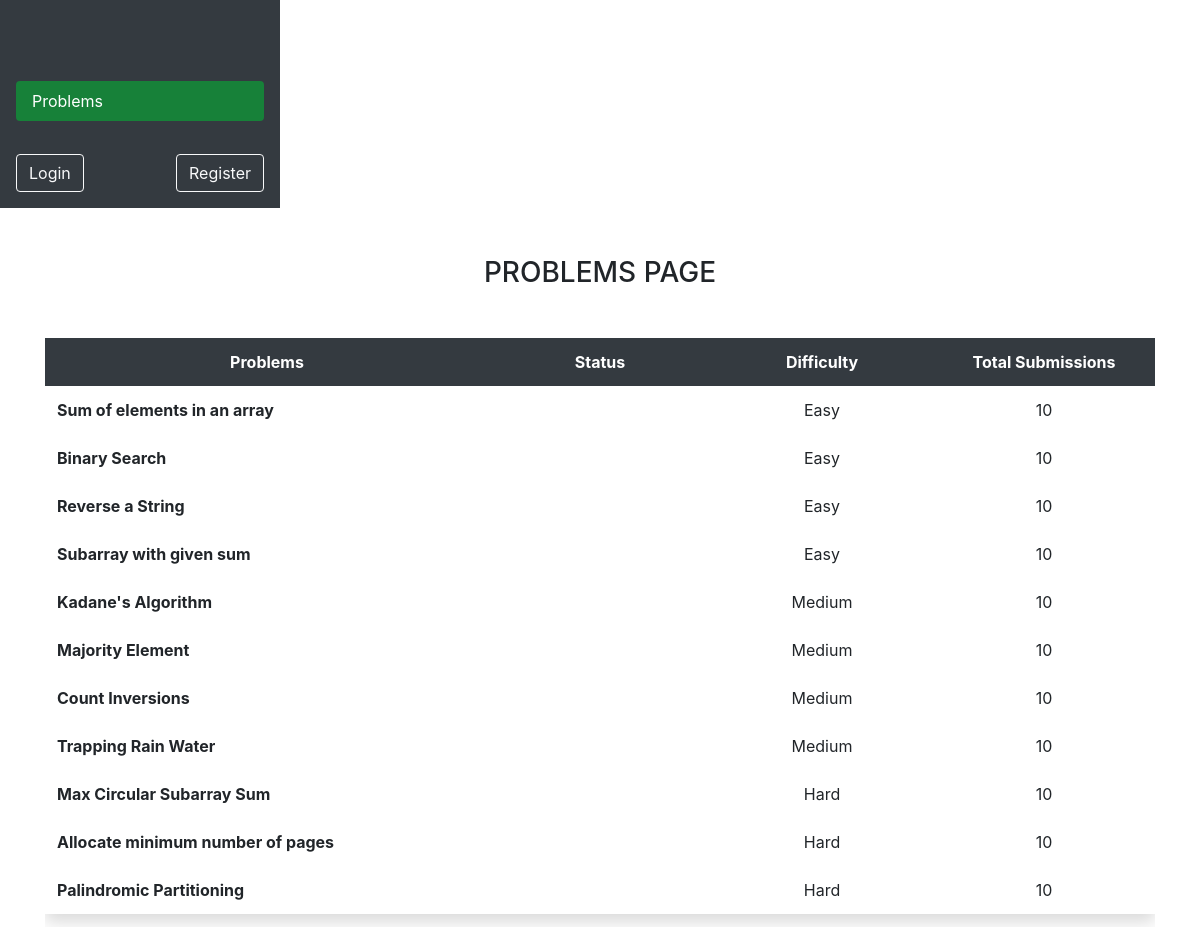
The page / on the database its author committed.
### online_judge/models.py (models this page shows, shortened)
class Problem(models.Model):
    name = models.CharField(max_length=200, unique=True)
    desc = models.TextField()
    difficulty = models.CharField(max_length=200)
    inputFile = models.CharField(max_length=500)
    outputFile = models.CharField(max_length=500)

### online_judge/views.py (the view)
# urls.py: path('', views.homePage, name='home'),
def homePage(request):
    problems = Problem.objects.all()
    submissions = Submission.objects.all().order_by("-timestamp")
    leaderboard = {}
    for user in User.objects.all():
        leaderboard[user.username] = Submission.objects.filter(userID=user.id).count()
    leaderboard = {key:leaderboard[key] for key in sorted(leaderboard, key=lambda v: v[1], reverse=True)}
    context = {'problems':problems, 'submissions':submissions, 'leaderboard':leaderboard, 'username':request.user.username}
    return render(request, 'problems-page.html', context)

### templates/problems-page.html (shortened to what this page needs)
<!DOCTYPE html>
<html lang="en">
<head>
  <link rel="stylesheet" href="https://cdn.jsdelivr.net/npm/bootstrap@4.6.1/dist/css/bootstrap.min.css" />
  <link rel="stylesheet" href="https://cdnjs.cloudflare.com/ajax/libs/intro.js/4.3.0/introjs.min.css" />
  <link rel="stylesheet" href="https://d1lrk9cp1c3gxw.cloudfront.net/static/main/assets/css/base.css" />
  <link rel="stylesheet" href="https://cdnjs.cloudflare.com/ajax/libs/highlight.js/9.15.6/styles/atom-one-dark.min.css" />
  <link rel="stylesheet" href="https://cdn.datatables.net/1.11.4/css/dataTables.bootstrap4.min.css" />
</head>
<body>
  <div class="vertical-nav d-flex flex-column flex-shrink-0 p-3 text-white bg-dark overflow-hidden" id="sidebar" style="width: 280px;">
    <a href="/" class="d-flex align-items-center mb-3 mb-md-0 me-md-auto text-white text-decoration-none">
      <svg class="bi me-2" width="40" height="32"><use xlink:href="#bootstrap"></use></svg>
    </a>
    <ul class="nav nav-pills flex-column mb-auto">
      <li class="nav-item">
        <a id="problems-tab" data-toggle="tab" href="#problems" role="tab" aria-controls="problems" aria-selected="true"
            class="nav-link text-white active">Problems</a>
      </li>
    </ul>
    <div class="d-flex justify-content-between">
      {% if username == "" %}
        <div class="text-end float-right">
          <a href=" {% url 'login' %} "><button type="button" class="btn btn-outline-light me-2">Login</button></a>
        </div>
        <div class="text-end float-right">
          <a href=" {% url 'register' %} "><button type="button" class="btn btn-outline-light me-2">Register</button></a>
        </div>
      {% endif %}
    </div>
  </div>
<div class="page-content mt-5" id="content">
<div class="container">
  <div class="row justify-content-center">
    <div class="col-sm-12">
      <h3 class="text-center text-uppercase mb-4 opacity-h">Problems Page</h3>
      <div id="myTab1Content" class="tab-content">
        <div id="problems" role="tabpanel" aria-labelledby="problems-tab" class="tab-pane fade py-4 show active">
            <div class="table-responsive">
              <table class="table table-borderless table-hover shadow">
              <thead class="text-center thead-dark">
                  <tr>
                    <th>Problems</th>
                    <th style="width: 20%;">Status</th>
                    <th style="width: 20%;">Difficulty</th>
                    <th style="width: 20%;">Total Submissions</th>
                  </tr>
                </thead>
                <tbody>
                    {% for problem in problems %}
                      <tr onclick="window.location='/problem/{{problem.id}}'">
                        <td><strong>{{problem.name}}</strong></td>
                        <td class="text-center"></td>
                        <td class="text-center">{{problem.difficulty}}</td>
                        <td class="text-center">10</td>
                    {% endfor %}
                </tbody>
              </table>
            </div>
        </div>
      </div>
    </div>
  </div>
</div>
</div>
</body>
</html>

### templates/problems-page.html (style rules this page uses)
.nav-pills .nav-link.active, .nav-pills .show>.nav-link { color: white !important; background-color: #178139; }

### rows shown on the page
Problem: name "Sum of elements in an array", difficulty "Easy"
Problem: name "Binary Search", difficulty "Easy"
Problem: name "Reverse a String", difficulty "Easy"
Problem: name "Subarray with given sum", difficulty "Easy"
Problem: name "Kadane's Algorithm", difficulty "Medium"
Problem: name "Majority Element", difficulty "Medium"
Problem: name "Count Inversions", difficulty "Medium"
Problem: name "Trapping Rain Water", difficulty "Medium"
Problem: name "Max Circular Subarray Sum", difficulty "Hard"
Problem: name "Allocate minimum number of pages", difficulty "Hard"
Problem: name "Palindromic Partitioning", difficulty "Hard"
